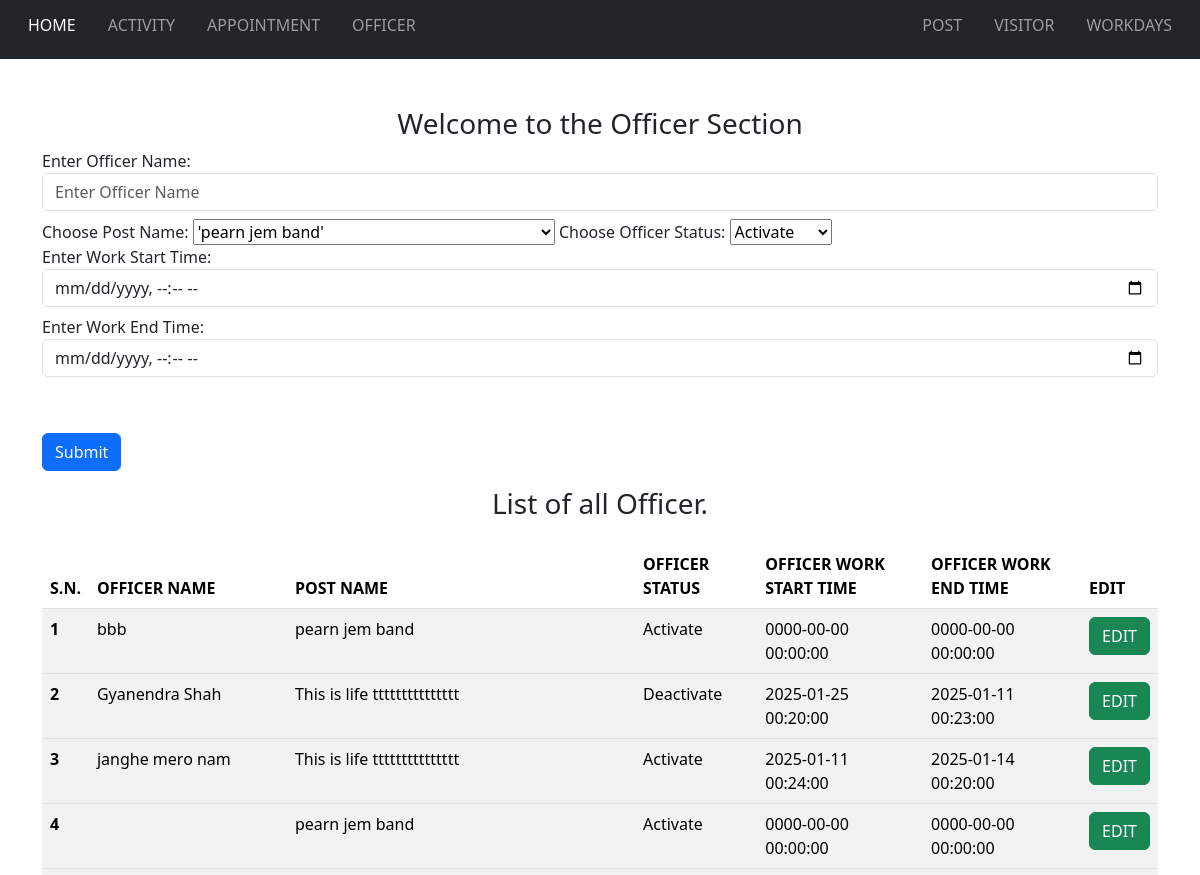
Page /officer.php (upper part) on the earlier database version.
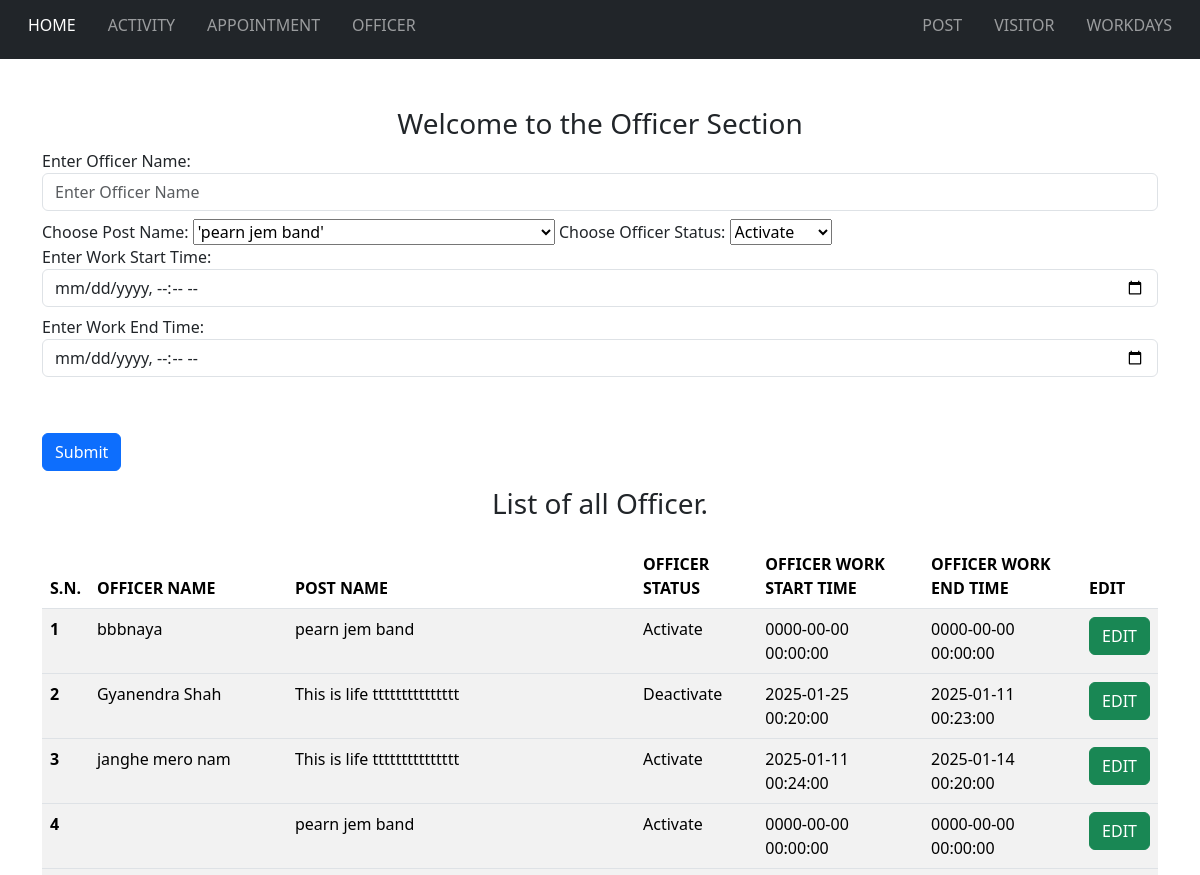
Same page on the later database version.
### fetch/fetch-officer.php (the view, shortened to what this page needs)
<?php
$sql_post = "select `officer-id`, `officer-name`,`post-name`,`officer-status`,`officer-workstarttime`,`officer-workendtime` from `table-officer`join `table-post` on `table-post`.`post-id` = `table-officer`.`officer-postid` order by `officer-id` desc;";
$result_post = mysqli_query($con, $sql_post);
$post_counter = 0;
if (mysqli_num_rows($result_post) > 0) {
    while ($row = mysqli_fetch_array($result_post)) {
        $status = (($row["officer-status"]) == 1) ? ('Activate') : ('Deactivate');
?>
        <tbody>
            <tr>
                <th scope="row"><?php echo ++$post_counter ?></th>
                <td><?php echo $row["officer-name"]; ?></td>
                <td><?php echo $row["post-name"]; ?></td>
                <td><?php echo $status ?></td>
                <td><?php echo $row["officer-workstarttime"]; ?></td>
                <td><?php echo $row["officer-workendtime"]; ?></td>
                <td><a href="officer.php?officer_edit=1&officer_id=<?php echo $row["officer-id"]; ?>" class="btn btn-success" name="officer_edit_button">EDIT</td>
            </tr>
        </tbody>
<?php
    }
} else {
    echo "This list is empty";
}
?>

Differences in the rows shown:
changed table-officer: value "bbb" → "bbbnaya"
